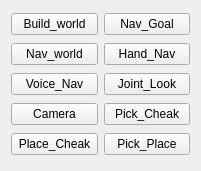
     <widget class="QWidget" name="layoutWidget">
      <property name="geometry">
       <rect>
        <x>230</x>
        <y>190</y>
        <width>201</width>
        <height>171</height>
       </rect>
      </property>
      <layout class="QGridLayout" name="gridLayout_7">
       <item row="0" column="0">
        <widget class="QPushButton" name="pushButton_build_world">
         <property name="text">
          <string>Build_world</string>
         </property>
        </widget>
       </item>
       <item row="0" column="1">
        <widget class="QPushButton" name="pushButton_open_nav_config">
         <property name="text">
          <string>Nav_Goal</string>
         </property>
        </widget>
       </item>
       <item row="1" column="0">
        <widget class="QPushButton" name="pushButton_voice_navigation">
         <property name="text">
          <string>Nav_world</string>
         </property>
        </widget>
       </item>
       <item row="1" column="1">
        <widget class="QPushButton" name="pushButton_hand_nav">
         <property name="text">
          <string>Hand_Nav</string>
         </property>
        </widget>
       </item>
       <item row="2" column="0">
        <widget class="QPushButton" name="pushButton_voice_nav">
         <property name="text">
          <string>Voice_Nav</string>
         </property>
        </widget>
       </item>
       <item row="2" column="1">
        <widget class="QPushButton" name="pushButton_remote">
         <property name="text">
          <string>Joint_Look</string>
         </property>
        </widget>
       </item>
       <item row="3" column="0">
        <widget class="QPushButton" name="pushButton_image_view">
         <property name="text">
          <string>Camera</string>
         </property>
        </widget>
       </item>
       <item row="3" column="1">
        <widget class="QPushButton" name="pushButton_pick_check">
         <property name="text">
          <string>Pick_Cheak</string>
         </property>
        </widget>
       </item>
       <item row="4" column="0">
        <widget class="QPushButton" name="pushButton_place_check">
         <property name="text">
          <string>Place_Cheak</string>
         </property>
        </widget>
       </item>
       <item row="4" column="1">
        <widget class="QPushButton" name="pushButton_pickandplace">
         <property name="text">
          <string>Pick_Place</string>
         </property>
        </widget>
       </item>
      </layout>
     </widget>
